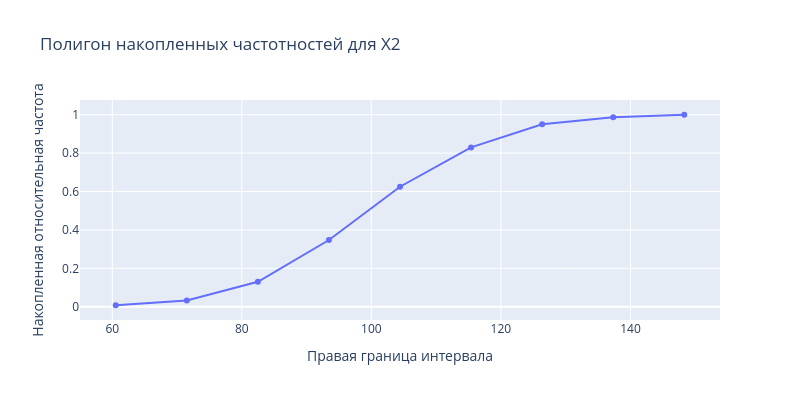

Source (notebook cell):
### Code cell
plot_polygon(x2_intervals, "Х2")

### Figure 1 — Plotly figure (JSON) as saved in the notebook; plotly's stock layout.template omitted (floating-point values rounded to 4 significant figures)
{"data": [{"hovertemplate": "Правая граница интервала=%{x}<br>Накопленная относительная частота=%{y}<extra></extra>", "legendgroup": "", "line": {"color": "#636efa", "dash": "solid"}, "marker": {"symbol": "circle"}, "mode": "lines+markers", "name": "", "orientation": "v", "showlegend": false, "type": "scatter", "x": [60.54, 71.51, 82.48, 93.45, 104.4, 115.4, 126.4, 137.3, 148.3], "xaxis": "x", "y": [0.0075, 0.0325, 0.13, 0.3475, 0.625, 0.83, 0.95, 0.9875, 1.0], "yaxis": "y"}], "layout": {"height": 400, "legend": {"tracegroupgap": 0}, "title": {"text": "Полигон накопленных частотностей для Х2"}, "width": 800, "xaxis": {"anchor": "y", "domain": [0, 1], "title": {"text": "Правая граница интервала"}}, "yaxis": {"anchor": "x", "domain": [0, 1], "title": {"text": "Накопленная относительная частота"}}}}
